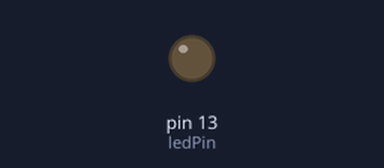
The sketch below on a simulated Arduino Uno, built with avr-gcc and run on an emulated ATmega328P. Parts: output pins drawn as LEDs (lit = HIGH).

Above: at 0.3 s.
At 25.0 s:
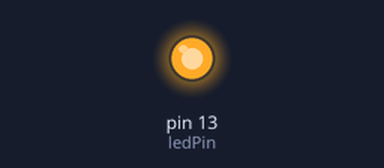
Timing chart, 0 to 26.0 s (numbered marks = the images above):
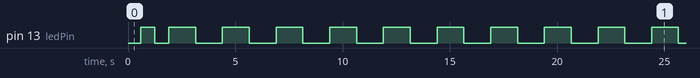

The sketch:

Breathinglights.ino
```cpp
const char ledPin = 13;
unsigned char i=0;
bool  flag  = true;

void setup() {
  pinMode(ledPin,OUTPUT);
}


void loop() {
  if(flag)i+=10;
  else  i-=10;
  analogWrite(ledPin,i);
  delay(50);
  if(i > 250)flag   = false;
  if(i < 10)  flag  = true;
}
```

Measured:
- by itself, pin 13 (ledPin): goes HIGH 0.65 s, LOW 0.65 s, 51 × (HIGH 1.3 s, LOW 1.3 s), then HIGH
- by itself, everything shown: repeats every 40.0 s, in 32 steps
